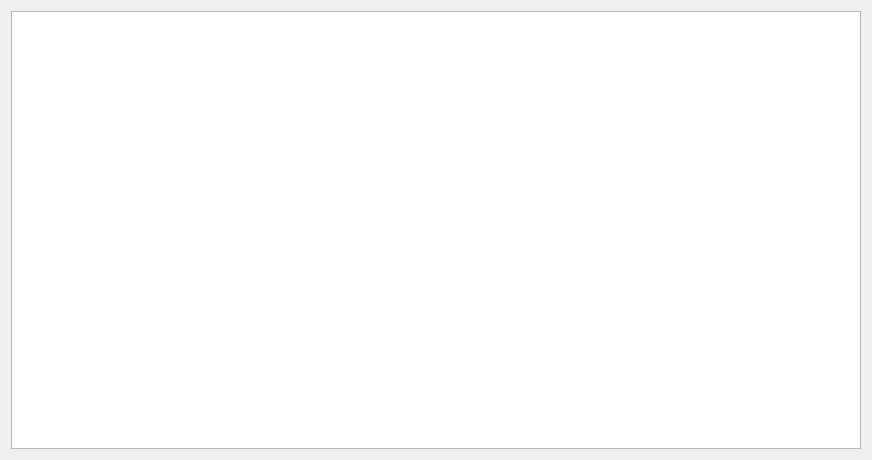
<?xml version="1.0" encoding="UTF-8"?>
<ui version="4.0">
 <class>formNotiz</class>
 <widget class="QWidget" name="formBeschreibung">
  <property name="geometry">
   <rect>
    <x>0</x>
    <y>0</y>
    <width>872</width>
    <height>460</height>
   </rect>
  </property>
  <property name="windowTitle">
   <string>Notiz</string>
  </property>
  <layout class="QGridLayout" name="gridLayout_3">
   <item row="0" column="0">
    <layout class="QGridLayout" name="gridLayout">
     <property name="sizeConstraint">
      <enum>QLayout::SetDefaultConstraint</enum>
     </property>
     <item row="0" column="0">
      <widget class="QPlainTextEdit" name="teNotiz">
       <property name="minimumSize">
        <size>
         <width>0</width>
         <height>0</height>
        </size>
       </property>
      </widget>
     </item>
    </layout>
   </item>
  </layout>
 </widget>
 <resources/>
 <connections/>
</ui>
